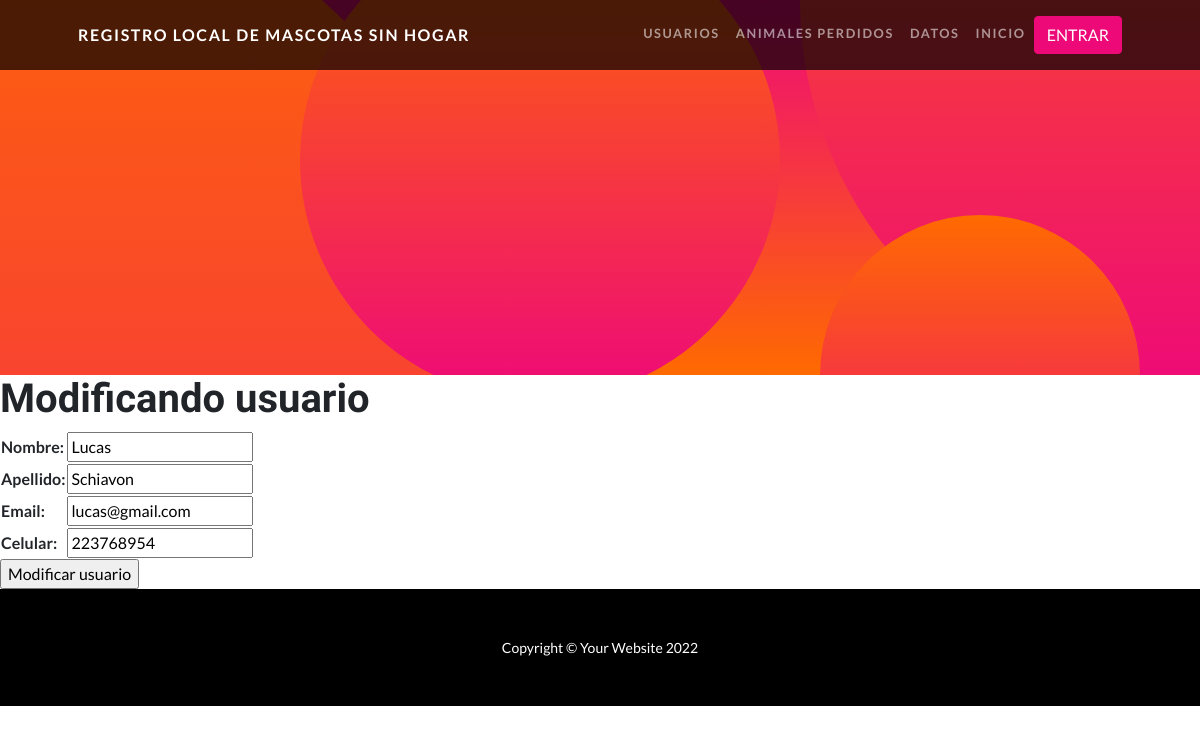
/AppFinal/editarUsuario/Lucas, run on the app's committed database.
### AppFinal/models.py (models this page shows, shortened)
class Usuario(models.Model):
    nombre= models.CharField(max_length=30)
    apellido= models.CharField(max_length=30)
    email= models.EmailField(max_length=40)
    celular= models.IntegerField()

### AppFinal/views.py (the view)
# urls.py: path('editarUsuario/<nombre>', editarUsuario, name='editarUsuario'),
def editarUsuario(request, nombre):
    usuario=Usuario.objects.get(nombre=nombre)
    if request.method == 'POST':
        formulario=UsuarioForm(request.POST)
        if formulario.is_valid():
            informacion=formulario.cleaned_data
            usuario.nombre=informacion['nombre']
            usuario.apellido=informacion['apellido']
            usuario.email=informacion['email']
            usuario.celular=informacion['celular']
            usuario.save()
            usuarios=Usuario.objects.all()
            contexto={'usuarios':usuarios}
            return render(request, 'AppFinal/leerUsuarios.html', contexto)
    else:
        formulario=UsuarioForm(initial={'nombre':usuario.nombre, 'apellido':usuario.apellido, 'email':usuario.email, 'celular':usuario.celular})
        return render(request, 'AppFinal/editarUsuario.html', {'formulario':formulario, 'nombre':nombre})

### AppFinal/forms.py
class UsuarioForm(forms.Form):
    nombre= forms.CharField(max_length=30)
    apellido= forms.CharField(max_length=30)
    email= forms.EmailField(max_length=40)
    celular= forms.IntegerField()

### AppFinal/templates/AppFinal/editarUsuario.html
{% extends "AppFinal/padre.html" %}
{% load static %}
{% block contenidoQueCambia %}
<h1>Modificando usuario</h1>
<form action="{% url 'editarUsuario' nombre %}" method="POST"> {% csrf_token %}
    <table>
        {{formulario.as_table}}
    </table>
    <input type="submit" value="Modificar usuario">
{% endblock %}

### data on the page
Usuario: nombre "Lucas", apellido "Schiavon", email "lucas@gmail.com", celular "223768954"
